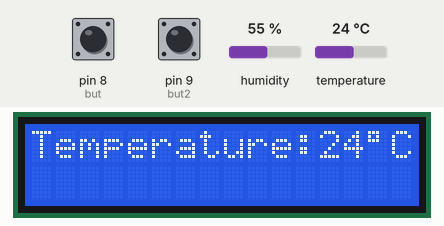
A sketch run on a simulated Arduino Uno, built with avr-gcc and run on an emulated ATmega328P. Shown: 16×2 character LCD. The inputs (shaded band) are chosen by the test bench; at power-on: pin 9 (but2) LOW, temperature 24 °C, pin 8 (but) HIGH, humidity 55 %.

Above: at 1.2 s.
1.3 s: pin 9 (but2) pulled HIGH for 0.15 s
At 1.39 s:
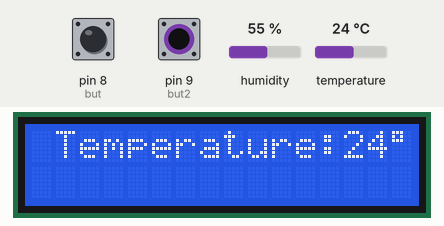
2.0 s: temperature set to 12 °C
At 5.6 s:
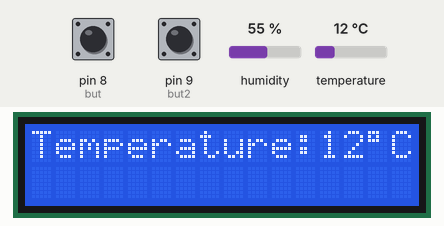
6.0 s: pin 9 (but2) pulled HIGH for 1 s
At 6.08 s:
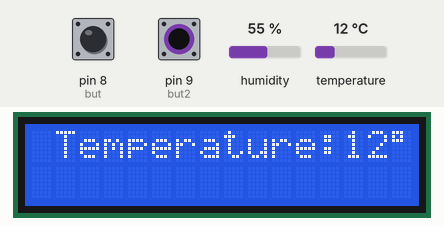
7.6 s: temperature set to 19 °C
At 10.2 s:
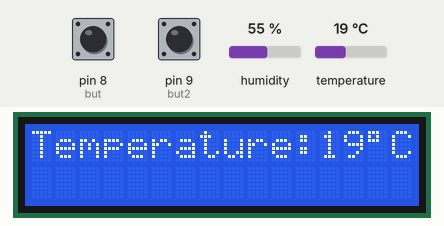
10.7 s: temperature set to 28 °C
At 11.9 s:
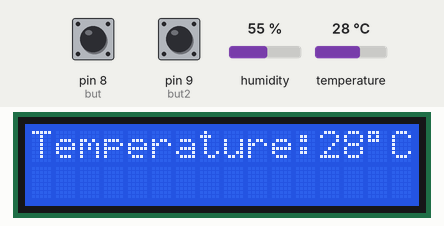
Timing chart, 0 to 13.7 s (numbered marks = the images above; inputs shaded):
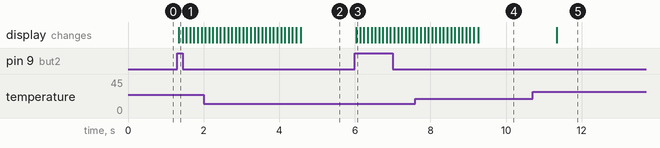

Measured:
- after the input at 1.3 s, the display: changes at once (image 1)
- after the input at 6.0 s, the display: changes at once (image 3)
- after the input at 10.7 s, the display: changes after 0.64 s (image 5)

The sketch:

sketch_display.ino
```cpp
#include <LiquidCrystal.h>
#include "DHT.h"

const int rs = 12, en = 11, d4 = 5, d5 = 4, d6 = 3, d7 = 2;
LiquidCrystal liquidCrystal(rs, en, d4, d5, d6, d7);

#define DHTPIN 6
#define DHTTYPE DHT11
DHT dht(DHTPIN, DHTTYPE);

#define DHTPIN2 7
DHT dht2(DHTPIN2, DHTTYPE);

const byte but = 8;
const byte but2 = 9;

void setup() {
  pinMode (but, INPUT);
  pinMode (but2, INPUT);

  dht.begin();
  dht2.begin();

  liquidCrystal.begin(16, 2);
}

void loop() {

  if(digitalRead (but) == LOW){
     int t = dht.readTemperature();
     liquidCrystal.setCursor(0, 0);
     liquidCrystal.print("Temperature:" + String (t) + char(223) + "C");
     delay (50);
  }
  if(digitalRead (but) == HIGH){
     int t2 = dht2.readTemperature();
     liquidCrystal.setCursor(0, 0);
     liquidCrystal.print("Temperature:" + String (t2) + char(223) + "C");
     delay (50);
  }
  if(digitalRead (but2) == HIGH){
     for(int i = 0; i < 16; i++){
        liquidCrystal.scrollDisplayRight();
        delay(100);
     }
     for(int i = 0; i < 16; i++){
        liquidCrystal.scrollDisplayLeft();
        delay(100);
     }
  }

}
```
